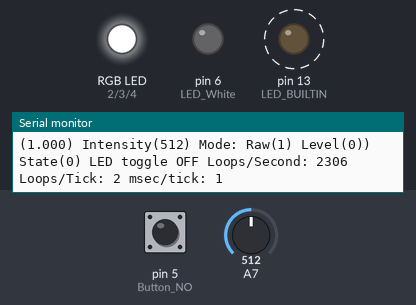
Simulated run of this sketch. Board: Arduino Nano, built with avr-gcc and run on an emulated ATmega328P. Shown: an RGB LED mixed from three pins (HIGH = lit), output pins drawn as LEDs (lit = HIGH), the last lines printed to the serial monitor. Dashed ring = blinking. The test bench sets the inputs (shaded band); at power-on: pin 5 (Button_NO) HIGH, A7 = 512.

Above: at 1.2 s.
1.3 s: pin 5 (Button_NO) pulled LOW for 0.15 s
At 1.7 s:
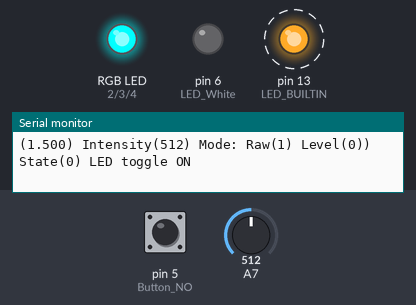
4.3 s: pin 5 (Button_NO) pulled LOW for 1 s
At 4.6 s:
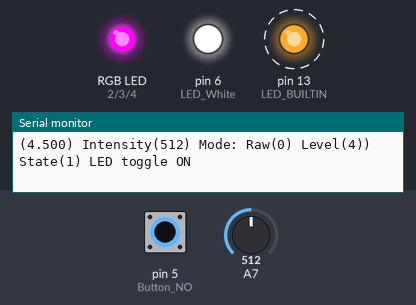
7.3 s: pin 5 (Button_NO) pulled LOW for 1 s
At 8.11 s:
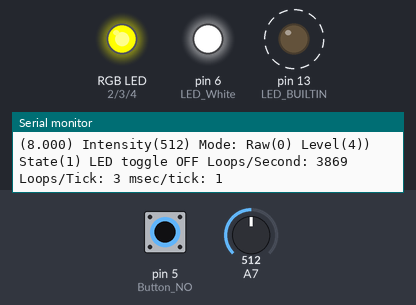
10.3 s: pin 5 (Button_NO) pulled LOW for 3.2 s
At 14.78 s:
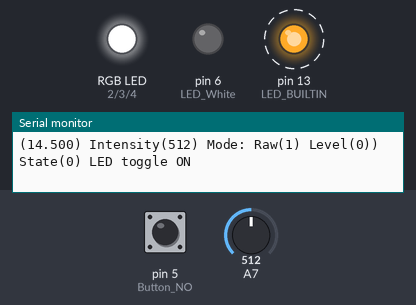
Timing chart, 0 to 16.0 s (numbered marks = the images above; inputs shaded):
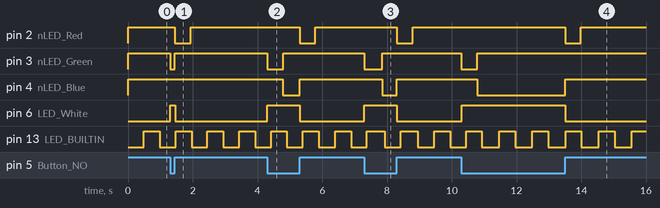

Measured:
- after the input at 1.3 s, pin 2 (nLED_Red): HIGH → LOW after 0.15 s, → HIGH 0.49 s later; pin 3 (nLED_Green): HIGH → LOW at once, → HIGH 0.15 s later; pin 6 (LED_White): LOW → HIGH at once, → LOW 0.15 s later
- after the input at 4.3 s, pin 2 (nLED_Red): HIGH → LOW after 1.0 s, → HIGH 0.49 s later; pin 3 (nLED_Green): HIGH → LOW at once, → HIGH 0.49 s later; pin 4 (nLED_Blue): HIGH → LOW after 0.49 s, → HIGH 0.51 s later; pin 6 (LED_White): LOW → HIGH at once, → LOW 1.0 s later
- after the input at 7.3 s, pin 2 (nLED_Red): HIGH → LOW after 1.0 s, → HIGH 0.49 s later; pin 3 (nLED_Green): HIGH → LOW at once, → HIGH 0.55 s later; pin 4 (nLED_Blue): HIGH → LOW after 0.55 s, → HIGH 0.45 s later; pin 6 (LED_White): LOW → HIGH at once, → LOW 1.0 s later
- after the input at 10.3 s, pin 2 (nLED_Red): HIGH → LOW after 3.2 s, → HIGH 0.49 s later; pin 3 (nLED_Green): HIGH → LOW at once, → HIGH 0.49 s later; pin 4 (nLED_Blue): HIGH → LOW after 0.49 s, → HIGH 2.7 s later; pin 6 (LED_White): LOW → HIGH at once, → LOW 3.2 s later
- by itself, pin 13 (LED_BUILTIN): alternates HIGH for 0.49 s and LOW for 0.53 s

The sketch:

main.ino
```cpp
#include "declarations.h"

// Global Instances
uint32_t loop_count = 0;

Tick_t Tick;
Verbose_t Verbose;
Blink_t Blink;
Status_t Status;
LED_t builtin;
LED_t rgb[3];
LED_t white;

DigitalIO_t Mode;
AnalogIO_t Intensity;
Console_t Console;

int button_idle = 0;
int button_hold = 0;
int button_state = Idle;
int button_show = 500;


void loop() {
  // put your main code here, to run repeatedly:

  int is_busy = 0;


  if (Tick.poll()) {  // if a Tick interval has elapsed ..

    if (Verbose.poll(1)) is_busy++;; // derive Verbose events using 1 tick increment

    if (Blink.poll(Tick.ticks)) { // if Blink interval has elapsed
      builtin.toggle();
      is_busy++;
    }

      Intensity.read();

      Mode.poll();

      switch (Mode.state) {
        case Rising:
          button_hold = 0;
          button_idle = 0;
          is_busy++;
          rgb_set(Idle, Active, NoChange);
        break;
        case Falling:
          button_hold = 0;
          button_idle = 0;
          is_busy++;
          rgb_set(Active,Idle,NoChange);

        case Active:
          button_hold++;
          button_idle++;;
          if (button_hold >= button_show)
            rgb_set(NoChange,NoChange,Active);
          led_set(&white, Active);
          break;

        case Inactive:
        case Idle:
          button_idle++;
          button_hold = 0;
          rgb_set(NoChange,NoChange,Idle);
          led_set(&white, Inactive);
          break;
        default:
          break;
      }

      if (button_idle >= button_show) {
        rgb_set(Idle,Idle,NoChange);
      }


    if (is_busy && Status.poll(Tick.ticks)) {
      formatted_output();
    }

  }
  loop_count++;
}

void setup() {
  // put your setup code here, to run once:
//  Serial.begin(9600);
  Serial.begin(USB_BAUD);
//  Console.init(USB_BAUD);
  Console.print("setup(): Start\n");


  Intensity.init(Analog_Pot, POT_SAMPLE_AS_MSEC);

  Mode.init(Button_NO, INPUT_PULLUP, BUTTON_SAMPLE_AS_MSEC, NORMALLY_OPEN, ACTIVE_LOW);

  rgb[Red].init(nLED_Red, 0);
  rgb[Green].init(nLED_Green, 0);
  rgb[Blue].init(nLED_Blue, 0);

  white.init(LED_White, 1);


  Console.print("\tWelcome to non-blocking millis() Events!\n");

  Tick.init(TICK_AS_MSEC);
  Verbose.init(VERBOSE_AS_MSEC);
  builtin.init(BOARD_LED, 1);
  Blink.init(BLINK_AS_TICKS);
  Status.init(STATUS_AS_TICKS);

  Console.print("setup(): End\n");

}
```

AnalogIO.h
```cpp
class AnalogIO_t {
  public:

  int pin;

  int interval_as_ticks;


  int value_last;
  int value;
  char name[16];

    bool init(int newPin, int newInterval_as_ticks ) {
      pin = newPin;
//      pinMode(pin, INPUT);
      interval_as_ticks = interval_as_ticks;
      value = 0;
      value_last = 0;


  }

  int poll(uint32_t ticks) {


  }

  int read() {
    value = analogRead(pin);
  }


    void print(char * scratch) {
      Serial.print(" AnalogIO: ");
  }


};
```

Blink.h
```cpp
class Blink_t {
  public:
    bool is_pending;
    uint32_t interval_as_ticks;

    bool init(uint32_t new_interval_as_ticks) {
      interval_as_ticks = new_interval_as_ticks;
    }
    bool poll(uint32_t ticks) {
      is_pending = false;
      if ((ticks % interval_as_ticks) == 0) {
        /*
        * The mod "%" operator is the remainder of a integer division, eg 5 % 3 = 2.
        * This is useful for triggering an event on a multiple, aka every 10th iteration.
        */

        is_pending = true;  // Set a flag for processing later
      }
      return is_pending;
    }

};
```

Console.h
```cpp
class Console_t {
  public:


  int baudrate;

  char scratch[80];


  void init(uint32_t new_baudrate) {

    baudrate = new_baudrate;
    Serial.begin(baudrate);
  }

  int print() {
    Serial.print(scratch);
  }

  int print(char * buffer) {
    Serial.print(buffer);

  }

  int poll() {


  }

};
```

DigitalIO.h
```cpp
class DigitalIO_t {
  public:


    int pin;
  int mode;

  int interval_as_msec;

  int state_normal;
  int state_active;
  int state; // current
  int state_prev;

  int raw;
  int level;
  int level_prev;
  char name[16];

  bool init(int newPin, int newPinMode, int newInterval_as_msec, int new_normal_state, int new_active_state) {
    pin = newPin;
    mode = newPinMode;
    pinMode(pin, mode);
    interval_as_msec = newInterval_as_msec;
    raw = 0;

    state_active = new_active_state;
    state_normal = new_normal_state;
    state = IDLE;
    state_prev = IDLE;
    level = IDLE;
  }


  int raw_sample() {
    raw = digitalRead(pin);
    return raw;
  }

  int level_sample() {  // level
    raw = digitalRead(pin);
    if (raw == state_active) level = ACTIVE;
    else level = IDLE;
    return level;
  }

  int state_get() {
    int is_changing = 0;
    level_sample();
    if ((level_prev == ACTIVE) && (level == ACTIVE)) { // still active
      state = Active;
    } else if ((level_prev == IDLE) && (level == IDLE)) { // still active
      state = Idle;
    } else if ((level_prev == IDLE) && (level == ACTIVE)) { // rising
      state = Rising;

    } else if ((level_prev == ACTIVE) && (level == IDLE)) { // rising
      state = Falling;
    }
    level_prev = level;

    return state;
  }

  int edge_get() {
    int is_changing = 0;

    state_get();
    switch (state) {
      case Rising:
      case Falling:
        return state;
        break;
      default:
        break;
    }

    return Idle;
  }


  int poll() {
    int is_busy = state_get();
    return is_busy;
  }


  void print(char * scratch) {
    Serial.print(" DigialIO: ");
  }
};
```

LED.h
```cpp
class LED_t {
  public:
  int pin;
//  int mode;

  int value_active;

  int state;

    char name[16];


  bool toggle() {
    int value = digitalRead(pin);
    digitalWrite(pin, !value);
    return true;
  }

  bool set() {
    digitalWrite(pin, value_active);
  }
  bool clear() {
    digitalWrite(pin, !value_active);
  }

  bool init(int newPin, int new_value_active ) {
      pin = newPin;
//      mode = newMode;
      pinMode(pin, OUTPUT);
      value_active = new_value_active;
      state = !value_active;
      digitalWrite(pin, state);
  }

  void print(char * scratch) {
      Serial.print(" LED toggle ");
      int led = digitalRead(LED_BUILTIN);
      if (led) Serial.print("ON");
      else Serial.print("OFF");
  }


};
```

Status.h
```cpp
class Status_t {
  public:
    bool is_pending;
    uint32_t interval_as_ticks;
    bool init(uint32_t new_interval_as_ticks) {
      interval_as_ticks = new_interval_as_ticks;
    }

    bool poll(uint32_t ticks) {
      is_pending = false;
      if ((ticks % interval_as_ticks) == 0) {
        /*
        * The mod "%" operator is the remainder of a integer division, eg 5 % 3 = 2.
        * This is useful for triggering an event on a multiple, aka every 10th iteration.
        */

        is_pending = true;  // Set a flag for processing later
      }
      return is_pending;
    }

};
```

Tick.h
```cpp
class Tick_t {
  public:
    bool is_pending;
    uint32_t millis_prev;
    uint32_t ticks;

    uint32_t msec;

    uint32_t interval_as_msec;

    bool init(uint32_t new_interval_as_msec) {
      is_pending = 0;
      ticks = 0;
      msec = 0;
      millis_prev = 0;
      interval_as_msec = new_interval_as_msec;
    }


    bool poll(uint32_t new_interval_as_msec) {
      interval_as_msec = new_interval_as_msec;
      poll();
    }

    bool poll() {
      is_pending = false;
      if (millis() - millis_prev >= interval_as_msec) { // Check for Tick event!
        /* A Tick is the smallest unit of time that we allow our code to run
        * eg, a 1ms tick runs 1000 times a second, while a 500ms tick only runs 2 times a second.
        *  There are times when we want absolute time in milliseconds for human convenience, while
        * Ticks allow us to allow time to pass in big chunks without doing anything.

        * For convenience, make 1 tick = 1msec.
        */

        millis_prev = millis();
        msec += interval_as_msec;
        ticks++;
        is_pending = true;
      }

      return is_pending;
    }


    void print(char * scratch) {
      sprintf(scratch, "(%u.", msec/1000);    // Print out time in sec.msec
      Serial.print(scratch);
      sprintf(scratch, "%03u)",msec%1000);
      Serial.print(scratch);
    }
};
```

Verbose.h
```cpp
class Verbose_t {
  public:

  uint32_t last_sec;
  uint32_t msec;

  uint32_t interval_as_msec;
  bool is_pending;

  bool init(uint32_t new_interval_as_msec) {
//    sec = 0;
    last_sec = 0;
    msec = 0;
    interval_as_msec = new_interval_as_msec;
  }

  bool poll(uint32_t ticks) {
    is_pending = false;

    msec += TICK_AS_MSEC * ticks;

    if ((msec >= VERBOSE_AS_MSEC) && (last_sec != msec/1000)) { // Check for a second elapsed

//      sec++;
      last_sec = msec/1000;
//      msec = 0;

      is_pending = true;
    }
    return is_pending;
  }

  void print(char * scratch) {
    sprintf(scratch, "(%u.", msec/1000);    // Print out time in sec.msec
    Serial.print(scratch);
    sprintf(scratch, "%03u)",msec%1000);
    Serial.print(scratch);
  }

};
```

declarations.h
```cpp
// Board Confing

const unsigned BOARD_LED = LED_BUILTIN;

// User Constants
const uint32_t TICK_AS_MSEC  = 1;    // time event granularity
const uint32_t STATUS_AS_MSEC = 1; // how often we see messages
const uint32_t BLINK_AS_MSEC = 500;  // LED toggle delay
const uint32_t POT_SAMPLE_AS_MSEC = 10;  // Potentiomter sammple rate
const uint32_t BUTTON_SAMPLE_AS_MSEC = 10; // Button sample rate
const uint32_t VERBOSE_AS_MSEC  = 1000;  // Verbose message time

const uint32_t nLED_Red = PD2;
const uint32_t nLED_Green = PD3;
const uint32_t nLED_Blue = PD4;
const uint32_t LED_White = PD6;

const uint32_t USB_BAUD = 115200;

const uint32_t Button_NO = PD5;
const uint32_t Analog_Pot = A7;

const uint32_t ACTIVE_HIGH = 1;
const uint32_t ACTIVE_LOW = 0;

const uint32_t ACTIVE = 4;
const uint32_t IDLE = 0;

const uint32_t NORMALLY_CLOSED = 1;
const uint32_t NORMALLY_OPEN = 0;


// Note that intervals should be less than 1000 msec, and be convenient multiples of tick interval for best results

// Conversions
const uint32_t VERBOSE_AS_TICKS = VERBOSE_AS_MSEC/TICK_AS_MSEC;
const unsigned int BLINK_AS_TICKS = BLINK_AS_MSEC/TICK_AS_MSEC;  // LED toggle delay
const unsigned int STATUS_AS_TICKS = STATUS_AS_MSEC/TICK_AS_MSEC; // how often we see messages

extern uint32_t loop_count ;


enum LEDName {
  Red = 0,
  Green = 1,
  Blue = 2,
  White = 3,
};

enum StateName {
  Idle = 0,
  Active = 1,
  Rising = 2,
  Falling = 3,
  Inactive = 4,
  NoChange = 100,
};

#include "Tick.h"
#include "Verbose.h"
#include "Blink.h"
#include "Status.h"
#include "LED.h"
#include "Console.h"

#include "AnalogIO.h"
#include "DigitalIO.h"
```

helper.ino
```cpp
  void formatted_output() {
    char scratch[80];

    Tick.print(scratch);

    Console.print(" Intensity(");
    Serial.print(Intensity.value);
    Console.print(")");

    Serial.print(" Mode: Raw(");
    Serial.print(Mode.raw);
    Serial.print(") Level(");
    Serial.print(Mode.level);
    Serial.print(")");
    Serial.print(") State(");
    Serial.print(Mode.state);
    Serial.print(")");

#if 0
    if (Mode.raw == ACTIVE_LOW)
    {
      rgb[Red].toggle();
      rgb[Green].toggle();
      rgb[Blue].toggle();
    }
#endif
#if 0
    if (Mode.state == ACTIVE)
    {
      rgb[Red].set();
      rgb[Green].set();
      rgb[Blue].set();
    } else {
      rgb[Red].clear();
      rgb[Green].clear();
      rgb[Blue].clear();
    }
#endif
    if (Blink.is_pending) {              // If LED was toggled in THIS loop, say so
      builtin.print(scratch);
    }

    if (Verbose.is_pending) {         // If 1 second has elapsed, print a summary
      Console.print(" Loops/Second: ");
      Serial.print(loop_count);

      Console.print(" Loops/Tick: ");
      Serial.print(loop_count/(1000/TICK_AS_MSEC));

      Console.print(" msec/tick: ");
      Serial.print(TICK_AS_MSEC);

      loop_count = 0;
    }

    Console.print("\n");


  };


  void led_set(LED_t * led, int value) {

    switch (value) {
      case Active:
        led->set();
        break;
      case Idle:
      case Inactive:
        led->clear();
        break;
      default:
        break;
    }

  }

  void rgb_set(int r, int g, int b) {
    led_set(&rgb[Red], r);
    led_set(&rgb[Green], g);
    led_set(&rgb[Blue], b);
  }
```
